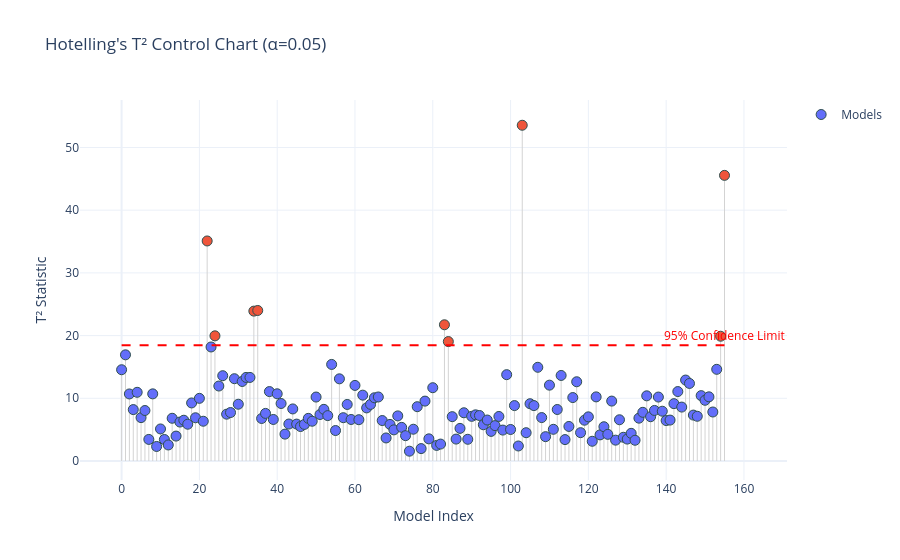

Here is the notebook cell this chart was saved with:
### Markdown cell above
Visualise Hotellings T^2 with an interactive chart using Plotly

### Code cell
gdf.plot_t2_plotly(final_df['T2'].values, n_samples=final_df.shape[0], p_features=final_df.shape[1]-3)

### Figure 1 — Plotly figure (JSON) as saved in the notebook; plotly's stock layout.template omitted (floating-point values rounded to 4 significant figures; data arrays with more than 128 entries replaced by an {"elided": "..."} marker saying what was removed)
{"data": [{"hoverinfo": "none", "line": {"color": "lightgrey", "width": 1}, "mode": "lines", "showlegend": false, "type": "scatter", "x": [0, 0], "y": [0, 14.55]}, {"hoverinfo": "none", "line": {"color": "lightgrey", "width": 1}, "mode": "lines", "showlegend": false, "type": "scatter", "x": [1, 1], "y": [0, 16.93]}, {"hoverinfo": "none", "line": {"color": "lightgrey", "width": 1}, "mode": "lines", "showlegend": false, "type": "scatter", "x": [2, 2], "y": [0, 10.69]}, {"hoverinfo": "none", "line": {"color": "lightgrey", "width": 1}, "mode": "lines", "showlegend": false, "type": "scatter", "x": [3, 3], "y": [0, 8.198]}, {"hoverinfo": "none", "line": {"color": "lightgrey", "width": 1}, "mode": "lines", "showlegend": false, "type": "scatter", "x": [4, 4], "y": [0, 10.95]}, {"hoverinfo": "none", "line": {"color": "lightgrey", "width": 1}, "mode": "lines", "showlegend": false, "type": "scatter", "x": [5, 5], "y": [0, 6.918]}, {"hoverinfo": "none", "line": {"color": "lightgrey", "width": 1}, "mode": "lines", "showlegend": false, "type": "scatter", "x": [6, 6], "y": [0, 8.053]}, {"hoverinfo": "none", "line": {"color": "lightgrey", "width": 1}, "mode": "lines", "showlegend": false, "type": "scatter", "x": [7, 7], "y": [0, 3.444]}, {"hoverinfo": "none", "line": {"color": "lightgrey", "width": 1}, "mode": "lines", "showlegend": false, "type": "scatter", "x": [8, 8], "y": [0, 10.71]}, {"hoverinfo": "none", "line": {"color": "lightgrey", "width": 1}, "mode": "lines", "showlegend": false, "type": "scatter", "x": [9, 9], "y": [0, 2.317]}, {"hoverinfo": "none", "line": {"color": "lightgrey", "width": 1}, "mode": "lines", "showlegend": false, "type": "scatter", "x": [10, 10], "y": [0, 5.11]}, {"hoverinfo": "none", "line": {"color": "lightgrey", "width": 1}, "mode": "lines", "showlegend": false, "type": "scatter", "x": [11, 11], "y": [0, 3.429]}, {"hoverinfo": "none", "line": {"color": "lightgrey", "width": 1}, "mode": "lines", "showlegend": false, "type": "scatter", "x": [12, 12], "y": [0, 2.558]}, {"hoverinfo": "none", "line": {"color": "lightgrey", "width": 1}, "mode": "lines", "showlegend": false, "type": "scatter", "x": [13, 13], "y": [0, 6.815]}, {"hoverinfo": "none", "line": {"color": "lightgrey", "width": 1}, "mode": "lines", "showlegend": false, "type": "scatter", "x": [14, 14], "y": [0, 3.974]}, {"hoverinfo": "none", "line": {"color": "lightgrey", "width": 1}, "mode": "lines", "showlegend": false, "type": "scatter", "x": [15, 15], "y": [0, 6.214]}, {"hoverinfo": "none", "line": {"color": "lightgrey", "width": 1}, "mode": "lines", "showlegend": false, "type": "scatter", "x": [16, 16], "y": [0, 6.501]}, {"hoverinfo": "none", "line": {"color": "lightgrey", "width": 1}, "mode": "lines", "showlegend": false, "type": "scatter", "x": [17, 17], "y": [0, 5.868]}, {"hoverinfo": "none", "line": {"color": "lightgrey", "width": 1}, "mode": "lines", "showlegend": false, "type": "scatter", "x": [18, 18], "y": [0, 9.259]}, {"hoverinfo": "none", "line": {"color": "lightgrey", "width": 1}, "mode": "lines", "showlegend": false, "type": "scatter", "x": [19, 19], "y": [0, 6.894]}, {"hoverinfo": "none", "line": {"color": "lightgrey", "width": 1}, "mode": "lines", "showlegend": false, "type": "scatter", "x": [20, 20], "y": [0, 9.991]}, {"hoverinfo": "none", "line": {"color": "lightgrey", "width": 1}, "mode": "lines", "showlegend": false, "type": "scatter", "x": [21, 21], "y": [0, 6.34]}, {"hoverinfo": "none", "line": {"color": "lightgrey", "width": 1}, "mode": "lines", "showlegend": false, "type": "scatter", "x": [22, 22], "y": [0, 35.09]}, {"hoverinfo": "none", "line": {"color": "lightgrey", "width": 1}, "mode": "lines", "showlegend": false, "type": "scatter", "x": [23, 23], "y": [0, 18.18]}, {"hoverinfo": "none", "line": {"color": "lightgrey", "width": 1}, "mode": "lines", "showlegend": false, "type": "scatter", "x": [24, 24], "y": [0, 19.96]}, {"hoverinfo": "none", "line": {"color": "lightgrey", "width": 1}, "mode": "lines", "showlegend": false, "type": "scatter", "x": [25, 25], "y": [0, 11.96]}, {"hoverinfo": "none", "line": {"color": "lightgrey", "width": 1}, "mode": "lines", "showlegend": false, "type": "scatter", "x": [26, 26], "y": [0, 13.6]}, {"hoverinfo": "none", "line": {"color": "lightgrey", "width": 1}, "mode": "lines", "showlegend": false, "type": "scatter", "x": [27, 27], "y": [0, 7.468]}, {"hoverinfo": "none", "line": {"color": "lightgrey", "width": 1}, "mode": "lines", "showlegend": false, "type": "scatter", "x": [28, 28], "y": [0, 7.728]}, {"hoverinfo": "none", "line": {"color": "lightgrey", "width": 1}, "mode": "lines", "showlegend": false, "type": "scatter", "x": [29, 29], "y": [0, 13.13]}, {"hoverinfo": "none", "line": {"color": "lightgrey", "width": 1}, "mode": "lines", "showlegend": false, "type": "scatter", "x": [30, 30], "y": [0, 9.053]}, {"hoverinfo": "none", "line": {"color": "lightgrey", "width": 1}, "mode": "lines", "showlegend": false, "type": "scatter", "x": [31, 31], "y": [0, 12.68]}, {"hoverinfo": "none", "line": {"color": "lightgrey", "width": 1}, "mode": "lines", "showlegend": false, "type": "scatter", "x": [32, 32], "y": [0, 13.33]}, {"hoverinfo": "none", "line": {"color": "lightgrey", "width": 1}, "mode": "lines", "showlegend": false, "type": "scatter", "x": [33, 33], "y": [0, 13.33]}, {"hoverinfo": "none", "line": {"color": "lightgrey", "width": 1}, "mode": "lines", "showlegend": false, "type": "scatter", "x": [34, 34], "y": [0, 23.9]}, {"hoverinfo": "none", "line": {"color": "lightgrey", "width": 1}, "mode": "lines", "showlegend": false, "type": "scatter", "x": [35, 35], "y": [0, 24.0]}, {"hoverinfo": "none", "line": {"color": "lightgrey", "width": 1}, "mode": "lines", "showlegend": false, "type": "scatter", "x": [36, 36], "y": [0, 6.781]}, {"hoverinfo": "none", "line": {"color": "lightgrey", "width": 1}, "mode": "lines", "showlegend": false, "type": "scatter", "x": [37, 37], "y": [0, 7.591]}, {"hoverinfo": "none", "line": {"color": "lightgrey", "width": 1}, "mode": "lines", "showlegend": false, "type": "scatter", "x": [38, 38], "y": [0, 11.07]}, {"hoverinfo": "none", "line": {"color": "lightgrey", "width": 1}, "mode": "lines", "showlegend": false, "type": "scatter", "x": [39, 39], "y": [0, 6.623]}, {"hoverinfo": "none", "line": {"color": "lightgrey", "width": 1}, "mode": "lines", "showlegend": false, "type": "scatter", "x": [40, 40], "y": [0, 10.72]}, {"hoverinfo": "none", "line": {"color": "lightgrey", "width": 1}, "mode": "lines", "showlegend": false, "type": "scatter", "x": [41, 41], "y": [0, 9.168]}, {"hoverinfo": "none", "line": {"color": "lightgrey", "width": 1}, "mode": "lines", "showlegend": false, "type": "scatter", "x": [42, 42], "y": [0, 4.287]}, {"hoverinfo": "none", "line": {"color": "lightgrey", "width": 1}, "mode": "lines", "showlegend": false, "type": "scatter", "x": [43, 43], "y": [0, 5.895]}, {"hoverinfo": "none", "line": {"color": "lightgrey", "width": 1}, "mode": "lines", "showlegend": false, "type": "scatter", "x": [44, 44], "y": [0, 8.303]}, {"hoverinfo": "none", "line": {"color": "lightgrey", "width": 1}, "mode": "lines", "showlegend": false, "type": "scatter", "x": [45, 45], "y": [0, 5.886]}, {"hoverinfo": "none", "line": {"color": "lightgrey", "width": 1}, "mode": "lines", "showlegend": false, "type": "scatter", "x": [46, 46], "y": [0, 5.498]}, {"hoverinfo": "none", "line": {"color": "lightgrey", "width": 1}, "mode": "lines", "showlegend": false, "type": "scatter", "x": [47, 47], "y": [0, 5.836]}, {"hoverinfo": "none", "line": {"color": "lightgrey", "width": 1}, "mode": "lines", "showlegend": false, "type": "scatter", "x": [48, 48], "y": [0, 6.8]}, {"hoverinfo": "none", "line": {"color": "lightgrey", "width": 1}, "mode": "lines", "showlegend": false, "type": "scatter", "x": [49, 49], "y": [0, 6.341]}, {"hoverinfo": "none", "line": {"color": "lightgrey", "width": 1}, "mode": "lines", "showlegend": false, "type": "scatter", "x": [50, 50], "y": [0, 10.2]}, {"hoverinfo": "none", "line": {"color": "lightgrey", "width": 1}, "mode": "lines", "showlegend": false, "type": "scatter", "x": [51, 51], "y": [0, 7.414]}, {"hoverinfo": "none", "line": {"color": "lightgrey", "width": 1}, "mode": "lines", "showlegend": false, "type": "scatter", "x": [52, 52], "y": [0, 8.236]}, {"hoverinfo": "none", "line": {"color": "lightgrey", "width": 1}, "mode": "lines", "showlegend": false, "type": "scatter", "x": [53, 53], "y": [0, 7.24]}, {"hoverinfo": "none", "line": {"color": "lightgrey", "width": 1}, "mode": "lines", "showlegend": false, "type": "scatter", "x": [54, 54], "y": [0, 15.4]}, {"hoverinfo": "none", "line": {"color": "lightgrey", "width": 1}, "mode": "lines", "showlegend": false, "type": "scatter", "x": [55, 55], "y": [0, 4.86]}, {"hoverinfo": "none", "line": {"color": "lightgrey", "width": 1}, "mode": "lines", "showlegend": false, "type": "scatter", "x": [56, 56], "y": [0, 13.1]}, {"hoverinfo": "none", "line": {"color": "lightgrey", "width": 1}, "mode": "lines", "showlegend": false, "type": "scatter", "x": [57, 57], "y": [0, 6.906]}, {"hoverinfo": "none", "line": {"color": "lightgrey", "width": 1}, "mode": "lines", "showlegend": false, "type": "scatter", "x": [58, 58], "y": [0, 9.016]}, {"hoverinfo": "none", "line": {"color": "lightgrey", "width": 1}, "mode": "lines", "showlegend": false, "type": "scatter", "x": [59, 59], "y": [0, 6.619]}, {"hoverinfo": "none", "line": {"color": "lightgrey", "width": 1}, "mode": "lines", "showlegend": false, "type": "scatter", "x": [60, 60], "y": [0, 12.05]}, {"hoverinfo": "none", "line": {"color": "lightgrey", "width": 1}, "mode": "lines", "showlegend": false, "type": "scatter", "x": [61, 61], "y": [0, 6.587]}, {"hoverinfo": "none", "line": {"color": "lightgrey", "width": 1}, "mode": "lines", "showlegend": false, "type": "scatter", "x": [62, 62], "y": [0, 10.5]}, {"hoverinfo": "none", "line": {"color": "lightgrey", "width": 1}, "mode": "lines", "showlegend": false, "type": "scatter", "x": [63, 63], "y": [0, 8.468]}, {"hoverinfo": "none", "line": {"color": "lightgrey", "width": 1}, "mode": "lines", "showlegend": false, "type": "scatter", "x": [64, 64], "y": [0, 9.028]}, {"hoverinfo": "none", "line": {"color": "lightgrey", "width": 1}, "mode": "lines", "showlegend": false, "type": "scatter", "x": [65, 65], "y": [0, 10.08]}, {"hoverinfo": "none", "line": {"color": "lightgrey", "width": 1}, "mode": "lines", "showlegend": false, "type": "scatter", "x": [66, 66], "y": [0, 10.21]}, {"hoverinfo": "none", "line": {"color": "lightgrey", "width": 1}, "mode": "lines", "showlegend": false, "type": "scatter", "x": [67, 67], "y": [0, 6.453]}, {"hoverinfo": "none", "line": {"color": "lightgrey", "width": 1}, "mode": "lines", "showlegend": false, "type": "scatter", "x": [68, 68], "y": [0, 3.676]}, {"hoverinfo": "none", "line": {"color": "lightgrey", "width": 1}, "mode": "lines", "showlegend": false, "type": "scatter", "x": [69, 69], "y": [0, 5.836]}, {"hoverinfo": "none", "line": {"color": "lightgrey", "width": 1}, "mode": "lines", "showlegend": false, "type": "scatter", "x": [70, 70], "y": [0, 4.966]}, {"hoverinfo": "none", "line": {"color": "lightgrey", "width": 1}, "mode": "lines", "showlegend": false, "type": "scatter", "x": [71, 71], "y": [0, 7.194]}, {"hoverinfo": "none", "line": {"color": "lightgrey", "width": 1}, "mode": "lines", "showlegend": false, "type": "scatter", "x": [72, 72], "y": [0, 5.364]}, {"hoverinfo": "none", "line": {"color": "lightgrey", "width": 1}, "mode": "lines", "showlegend": false, "type": "scatter", "x": [73, 73], "y": [0, 4.04]}, {"hoverinfo": "none", "line": {"color": "lightgrey", "width": 1}, "mode": "lines", "showlegend": false, "type": "scatter", "x": [74, 74], "y": [0, 1.564]}, {"hoverinfo": "none", "line": {"color": "lightgrey", "width": 1}, "mode": "lines", "showlegend": false, "type": "scatter", "x": [75, 75], "y": [0, 5.067]}, {"hoverinfo": "none", "line": {"color": "lightgrey", "width": 1}, "mode": "lines", "showlegend": false, "type": "scatter", "x": [76, 76], "y": [0, 8.662]}, {"hoverinfo": "none", "line": {"color": "lightgrey", "width": 1}, "mode": "lines", "showlegend": false, "type": "scatter", "x": [77, 77], "y": [0, 1.978]}, {"hoverinfo": "none", "line": {"color": "lightgrey", "width": 1}, "mode": "lines", "showlegend": false, "type": "scatter", "x": [78, 78], "y": [0, 9.551]}, {"hoverinfo": "none", "line": {"color": "lightgrey", "width": 1}, "mode": "lines", "showlegend": false, "type": "scatter", "x": [79, 79], "y": [0, 3.53]}, {"hoverinfo": "none", "line": {"color": "lightgrey", "width": 1}, "mode": "lines", "showlegend": false, "type": "scatter", "x": [80, 80], "y": [0, 11.69]}, {"hoverinfo": "none", "line": {"color": "lightgrey", "width": 1}, "mode": "lines", "showlegend": false, "type": "scatter", "x": [81, 81], "y": [0, 2.488]}, {"hoverinfo": "none", "line": {"color": "lightgrey", "width": 1}, "mode": "lines", "showlegend": false, "type": "scatter", "x": [82, 82], "y": [0, 2.7]}, {"hoverinfo": "none", "line": {"color": "lightgrey", "width": 1}, "mode": "lines", "showlegend": false, "type": "scatter", "x": [83, 83], "y": [0, 21.72]}, {"hoverinfo": "none", "line": {"color": "lightgrey", "width": 1}, "mode": "lines", "showlegend": false, "type": "scatter", "x": [84, 84], "y": [0, 19.05]}, {"hoverinfo": "none", "line": {"color": "lightgrey", "width": 1}, "mode": "lines", "showlegend": false, "type": "scatter", "x": [85, 85], "y": [0, 7.073]}, {"hoverinfo": "none", "line": {"color": "lightgrey", "width": 1}, "mode": "lines", "showlegend": false, "type": "scatter", "x": [86, 86], "y": [0, 3.496]}, {"hoverinfo": "none", "line": {"color": "lightgrey", "width": 1}, "mode": "lines", "showlegend": false, "type": "scatter", "x": [87, 87], "y": [0, 5.201]}, {"hoverinfo": "none", "line": {"color": "lightgrey", "width": 1}, "mode": "lines", "showlegend": false, "type": "scatter", "x": [88, 88], "y": [0, 7.693]}, {"hoverinfo": "none", "line": {"color": "lightgrey", "width": 1}, "mode": "lines", "showlegend": false, "type": "scatter", "x": [89, 89], "y": [0, 3.462]}, {"hoverinfo": "none", "line": {"color": "lightgrey", "width": 1}, "mode": "lines", "showlegend": false, "type": "scatter", "x": [90, 90], "y": [0, 7.121]}, {"hoverinfo": "none", "line": {"color": "lightgrey", "width": 1}, "mode": "lines", "showlegend": false, "type": "scatter", "x": [91, 91], "y": [0, 7.36]}, {"hoverinfo": "none", "line": {"color": "lightgrey", "width": 1}, "mode": "lines", "showlegend": false, "type": "scatter", "x": [92, 92], "y": [0, 7.256]}, {"hoverinfo": "none", "line": {"color": "lightgrey", "width": 1}, "mode": "lines", "showlegend": false, "type": "scatter", "x": [93, 93], "y": [0, 5.777]}, {"hoverinfo": "none", "line": {"color": "lightgrey", "width": 1}, "mode": "lines", "showlegend": false, "type": "scatter", "x": [94, 94], "y": [0, 6.536]}, {"hoverinfo": "none", "line": {"color": "lightgrey", "width": 1}, "mode": "lines", "showlegend": false, "type": "scatter", "x": [95, 95], "y": [0, 4.723]}, {"hoverinfo": "none", "line": {"color": "lightgrey", "width": 1}, "mode": "lines", "showlegend": false, "type": "scatter", "x": [96, 96], "y": [0, 5.642]}, {"hoverinfo": "none", "line": {"color": "lightgrey", "width": 1}, "mode": "lines", "showlegend": false, "type": "scatter", "x": [97, 97], "y": [0, 7.103]}, {"hoverinfo": "none", "line": {"color": "lightgrey", "width": 1}, "mode": "lines", "showlegend": false, "type": "scatter", "x": [98, 98], "y": [0, 4.93]}, {"hoverinfo": "none", "line": {"color": "lightgrey", "width": 1}, "mode": "lines", "showlegend": false, "type": "scatter", "x": [99, 99], "y": [0, 13.77]}, {"hoverinfo": "none", "line": {"color": "lightgrey", "width": 1}, "mode": "lines", "showlegend": false, "type": "scatter", "x": [100, 100], "y": [0, 5.025]}, {"hoverinfo": "none", "line": {"color": "lightgrey", "width": 1}, "mode": "lines", "showlegend": false, "type": "scatter", "x": [101, 101], "y": [0, 8.837]}, {"hoverinfo": "none", "line": {"color": "lightgrey", "width": 1}, "mode": "lines", "showlegend": false, "type": "scatter", "x": [102, 102], "y": [0, 2.395]}, {"hoverinfo": "none", "line": {"color": "lightgrey", "width": 1}, "mode": "lines", "showlegend": false, "type": "scatter", "x": [103, 103], "y": [0, 53.54]}, {"hoverinfo": "none", "line": {"color": "lightgrey", "width": 1}, "mode": "lines", "showlegend": false, "type": "scatter", "x": [104, 104], "y": [0, 4.513]}, {"hoverinfo": "none", "line": {"color": "lightgrey", "width": 1}, "mode": "lines", "showlegend": false, "type": "scatter", "x": [105, 105], "y": [0, 9.135]}, {"hoverinfo": "none", "line": {"color": "lightgrey", "width": 1}, "mode": "lines", "showlegend": false, "type": "scatter", "x": [106, 106], "y": [0, 8.836]}, {"hoverinfo": "none", "line": {"color": "lightgrey", "width": 1}, "mode": "lines", "showlegend": false, "type": "scatter", "x": [107, 107], "y": [0, 14.94]}, {"hoverinfo": "none", "line": {"color": "lightgrey", "width": 1}, "mode": "lines", "showlegend": false, "type": "scatter", "x": [108, 108], "y": [0, 6.925]}, {"hoverinfo": "none", "line": {"color": "lightgrey", "width": 1}, "mode": "lines", "showlegend": false, "type": "scatter", "x": [109, 109], "y": [0, 3.883]}, {"hoverinfo": "none", "line": {"color": "lightgrey", "width": 1}, "mode": "lines", "showlegend": false, "type": "scatter", "x": [110, 110], "y": [0, 12.09]}, {"hoverinfo": "none", "line": {"color": "lightgrey", "width": 1}, "mode": "lines", "showlegend": false, "type": "scatter", "x": [111, 111], "y": [0, 5.054]}, {"hoverinfo": "none", "line": {"color": "lightgrey", "width": 1}, "mode": "lines", "showlegend": false, "type": "scatter", "x": [112, 112], "y": [0, 8.214]}, {"hoverinfo": "none", "line": {"color": "lightgrey", "width": 1}, "mode": "lines", "showlegend": false, "type": "scatter", "x": [113, 113], "y": [0, 13.64]}, {"hoverinfo": "none", "line": {"color": "lightgrey", "width": 1}, "mode": "lines", "showlegend": false, "type": "scatter", "x": [114, 114], "y": [0, 3.414]}, {"hoverinfo": "none", "line": {"color": "lightgrey", "width": 1}, "mode": "lines", "showlegend": false, "type": "scatter", "x": [115, 115], "y": [0, 5.51]}, {"hoverinfo": "none", "line": {"color": "lightgrey", "width": 1}, "mode": "lines", "showlegend": false, "type": "scatter", "x": [116, 116], "y": [0, 10.12]}, {"hoverinfo": "none", "line": {"color": "lightgrey", "width": 1}, "mode": "lines", "showlegend": false, "type": "scatter", "x": [117, 117], "y": [0, 12.63]}, {"hoverinfo": "none", "line": {"color": "lightgrey", "width": 1}, "mode": "lines", "showlegend": false, "type": "scatter", "x": [118, 118], "y": [0, 4.517]}, {"hoverinfo": "none", "line": {"color": "lightgrey", "width": 1}, "mode": "lines", "showlegend": false, "type": "scatter", "x": [119, 119], "y": [0, 6.506]}, {"hoverinfo": "none", "line": {"color": "lightgrey", "width": 1}, "mode": "lines", "showlegend": false, "type": "scatter", "x": [120, 120], "y": [0, 7.039]}, {"hoverinfo": "none", "line": {"color": "lightgrey", "width": 1}, "mode": "lines", "showlegend": false, "type": "scatter", "x": [121, 121], "y": [0, 3.146]}, {"hoverinfo": "none", "line": {"color": "lightgrey", "width": 1}, "mode": "lines", "showlegend": false, "type": "scatter", "x": [122, 122], "y": [0, 10.23]}, {"hoverinfo": "none", "line": {"color": "lightgrey", "width": 1}, "mode": "lines", "showlegend": false, "type": "scatter", "x": [123, 123], "y": [0, 4.165]}, {"hoverinfo": "none", "line": {"color": "lightgrey", "width": 1}, "mode": "lines", "showlegend": false, "type": "scatter", "x": [124, 124], "y": [0, 5.464]}, {"hoverinfo": "none", "line": {"color": "lightgrey", "width": 1}, "mode": "lines", "showlegend": false, "type": "scatter", "x": [125, 125], "y": [0, 4.25]}, {"hoverinfo": "none", "line": {"color": "lightgrey", "width": 1}, "mode": "lines", "showlegend": false, "type": "scatter", "x": [126, 126], "y": [0, 9.555]}, {"hoverinfo": "none", "line": {"color": "lightgrey", "width": 1}, "mode": "lines", "showlegend": false, "type": "scatter", "x": [127, 127], "y": [0, 3.325]}, {"hoverinfo": "none", "line": {"color": "lightgrey", "width": 1}, "mode": "lines", "showlegend": false, "type": "scatter", "x": [128, 128], "y": [0, 6.575]}, {"hoverinfo": "none", "line": {"color": "lightgrey", "width": 1}, "mode": "lines", "showlegend": false, "type": "scatter", "x": [129, 129], "y": [0, 3.785]}, {"hoverinfo": "none", "line": {"color": "lightgrey", "width": 1}, "mode": "lines", "showlegend": false, "type": "scatter", "x": [130, 130], "y": [0, 3.495]}, {"hoverinfo": "none", "line": {"color": "lightgrey", "width": 1}, "mode": "lines", "showlegend": false, "type": "scatter", "x": [131, 131], "y": [0, 4.413]}, {"hoverinfo": "none", "line": {"color": "lightgrey", "width": 1}, "mode": "lines", "showlegend": false, "type": "scatter", "x": [132, 132], "y": [0, 3.306]}, {"hoverinfo": "none", "line": {"color": "lightgrey", "width": 1}, "mode": "lines", "showlegend": false, "type": "scatter", "x": [133, 133], "y": [0, 6.832]}, {"hoverinfo": "none", "line": {"color": "lightgrey", "width": 1}, "mode": "lines", "showlegend": false, "type": "scatter", "x": [134, 134], "y": [0, 7.763]}, {"hoverinfo": "none", "line": {"color": "lightgrey", "width": 1}, "mode": "lines", "showlegend": false, "type": "scatter", "x": [135, 135], "y": [0, 10.39]}, {"hoverinfo": "none", "line": {"color": "lightgrey", "width": 1}, "mode": "lines", "showlegend": false, "type": "scatter", "x": [136, 136], "y": [0, 7.06]}, {"hoverinfo": "none", "line": {"color": "lightgrey", "width": 1}, "mode": "lines", "showlegend": false, "type": "scatter", "x": [137, 137], "y": [0, 8.062]}, {"hoverinfo": "none", "line": {"color": "lightgrey", "width": 1}, "mode": "lines", "showlegend": false, "type": "scatter", "x": [138, 138], "y": [0, 10.2]}, {"hoverinfo": "none", "line": {"color": "lightgrey", "width": 1}, "mode": "lines", "showlegend": false, "type": "scatter", "x": [139, 139], "y": [0, 7.939]}, {"hoverinfo": "none", "line": {"color": "lightgrey", "width": 1}, "mode": "lines", "showlegend": false, "type": "scatter", "x": [140, 140], "y": [0, 6.449]}, {"hoverinfo": "none", "line": {"color": "lightgrey", "width": 1}, "mode": "lines", "showlegend": false, "type": "scatter", "x": [141, 141], "y": [0, 6.526]}, {"hoverinfo": "none", "line": {"color": "lightgrey", "width": 1}, "mode": "lines", "showlegend": false, "type": "scatter", "x": [142, 142], "y": [0, 9.148]}, {"hoverinfo": "none", "line": {"color": "lightgrey", "width": 1}, "mode": "lines", "showlegend": false, "type": "scatter", "x": [143, 143], "y": [0, 11.07]}, {"hoverinfo": "none", "line": {"color": "lightgrey", "width": 1}, "mode": "lines", "showlegend": false, "type": "scatter", "x": [144, 144], "y": [0, 8.599]}, {"hoverinfo": "none", "line": {"color": "lightgrey", "width": 1}, "mode": "lines", "showlegend": false, "type": "scatter", "x": [145, 145], "y": [0, 12.91]}, {"hoverinfo": "none", "line": {"color": "lightgrey", "width": 1}, "mode": "lines", "showlegend": false, "type": "scatter", "x": [146, 146], "y": [0, 12.37]}, {"hoverinfo": "none", "line": {"color": "lightgrey", "width": 1}, "mode": "lines", "showlegend": false, "type": "scatter", "x": [147, 147], "y": [0, 7.323]}, {"hoverinfo": "none", "line": {"color": "lightgrey", "width": 1}, "mode": "lines", "showlegend": false, "type": "scatter", "x": [148, 148], "y": [0, 7.132]}, {"hoverinfo": "none", "line": {"color": "lightgrey", "width": 1}, "mode": "lines", "showlegend": false, "type": "scatter", "x": [149, 149], "y": [0, 10.43]}, {"hoverinfo": "none", "line": {"color": "lightgrey", "width": 1}, "mode": "lines", "showlegend": false, "type": "scatter", "x": [150, 150], "y": [0, 9.682]}, {"hoverinfo": "none", "line": {"color": "lightgrey", "width": 1}, "mode": "lines", "showlegend": false, "type": "scatter", "x": [151, 151], "y": [0, 10.23]}, {"hoverinfo": "none", "line": {"color": "lightgrey", "width": 1}, "mode": "lines", "showlegend": false, "type": "scatter", "x": [152, 152], "y": [0, 7.814]}, {"hoverinfo": "none", "line": {"color": "lightgrey", "width": 1}, "mode": "lines", "showlegend": false, "type": "scatter", "x": [153, 153], "y": [0, 14.62]}, {"hoverinfo": "none", "line": {"color": "lightgrey", "width": 1}, "mode": "lines", "showlegend": false, "type": "scatter", "x": [154, 154], "y": [0, 19.9]}, {"hoverinfo": "none", "line": {"color": "lightgrey", "width": 1}, "mode": "lines", "showlegend": false, "type": "scatter", "x": [155, 155], "y": [0, 45.55]}, {"hoverinfo": "text", "marker": {"color": {"elided": "156 str values"}, "line": {"color": "DarkSlateGrey", "width": 1}, "size": 10}, "mode": "markers", "name": "Models", "text": {"elided": "156 str values"}, "type": "scatter", "x": {"elided": "156 int values"}, "y": {"elided": "156 float values"}}], "layout": {"annotations": [{"font": {"color": "Red"}, "showarrow": false, "text": "95% Confidence Limit", "x": 155, "y": 18.45, "yshift": 10}], "hovermode": "closest", "shapes": [{"line": {"color": "Red", "dash": "dash", "width": 2}, "type": "line", "x0": 0, "x1": 155, "y0": 18.45, "y1": 18.45}], "title": {"text": "Hotelling's T² Control Chart (α=0.05)"}, "xaxis": {"title": {"text": "Model Index"}}, "yaxis": {"title": {"text": "T² Statistic"}}}}
